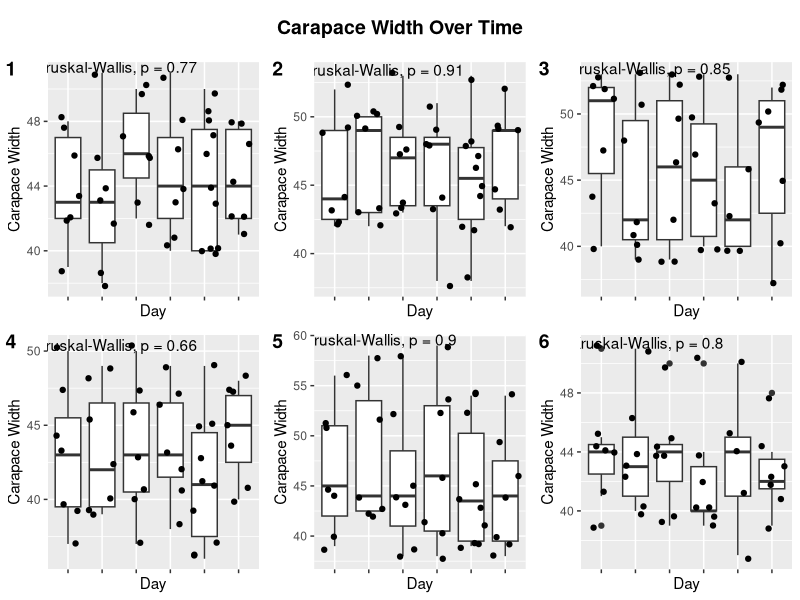
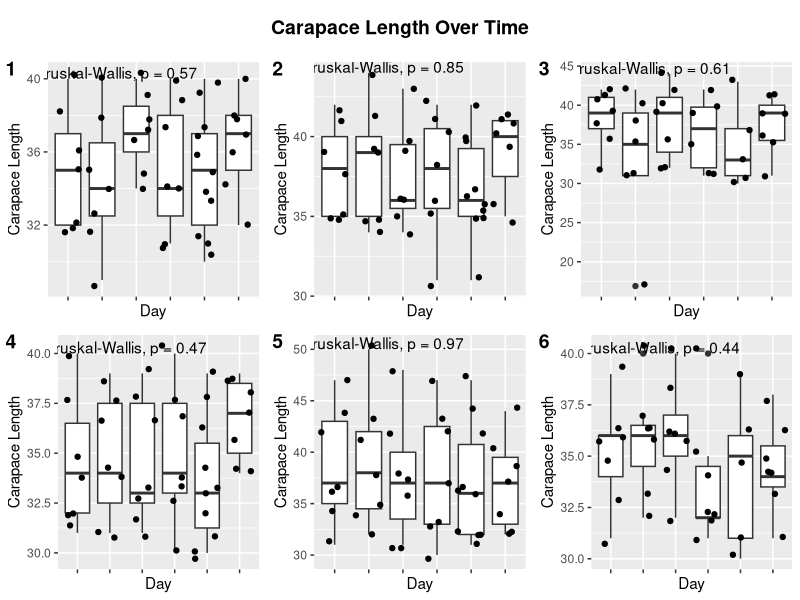
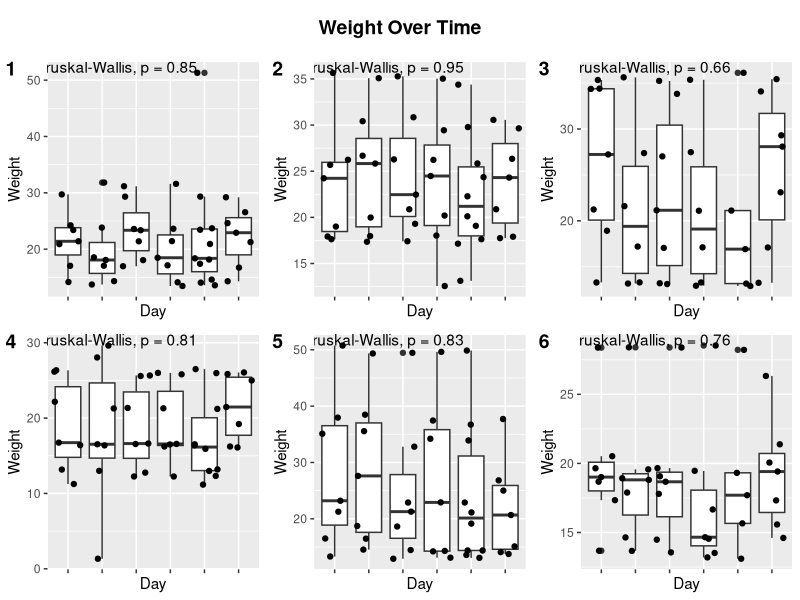
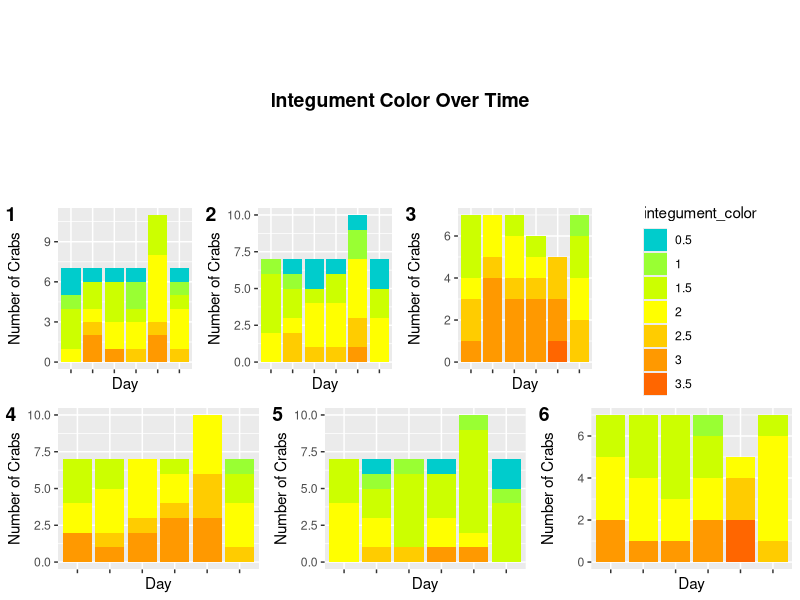

Source code (R) for these figures, in order:
## ---- chunk 1
knitr::opts_chunk$set(echo = TRUE)
knitr::opts_knit$set(root.dir = 'C:/Users/Sara/Documents/GitHub/green-crab-metabolomics/data/') #Set root directory
setwd("C:/Users/Sara/Documents/GitHub/green-crab-metabolomics/data/") #Set root directory
## ---- chunk 2
#install.packages("tidyverse")
#install.packages("RColorBrewer")
#install.packages("patchwork")
#install.packages("cowplot")
require(tidyverse)
require(RColorBrewer)
require(patchwork)
require(cowplot)
library(ggfortify)
library(ggplot2)
library(tidyverse)
library(ggpubr)
## ---- chunk 3
cw_data <- read.csv("carapace_width.csv")
cl_data <- read.csv("carapace_length.csv")
ig_data <- read.csv("integument_color.csv")
w_data <- read.csv("weight.csv")
## ---- chunk 4
cw_1 <- cw_data[c(1:7,43:49,85:91,127:133,169:175,210:220),c(1,2:3)]
cw_2 <- cw_data[c(8:14,50:56,92:98,134:140,176:182,221:230),c(1,2:3)]
cw_3 <- cw_data[c(15:21,57:63,99:105,141:147,183:188,231:235),c(1,2:3)]
cw_4 <- cw_data[c(22:28,64:70,106:112,148:154,189:195,236:245),c(1,2:3)]
cw_5 <- cw_data[c(29:35,71:77,113:119,155:161,196:202,246:255),c(1,2:3)]
cw_6 <- cw_data[c(36:42,78:84,120:126,162:168,203:209,256:260),c(1,2:3)]

cw1_bp <- ggplot(data = cw_1, aes(x=date, y=carapace.width)) + geom_boxplot() + geom_jitter() + stat_compare_means() + labs(y = "Carapace Width", x = "Day") 
cw2_bp <- ggplot(data = cw_2, aes(x=date, y=carapace.width)) + geom_boxplot() + geom_jitter() + stat_compare_means() + labs(y = "Carapace Width", x = "Day") 
cw3_bp <- ggplot(data = cw_3, aes(x=date, y=carapace.width)) + geom_boxplot() + geom_jitter() + stat_compare_means() + labs(y = "Carapace Width", x = "Day") 
cw4_bp <- ggplot(data = cw_4, aes(x=date, y=carapace.width)) + geom_boxplot() + geom_jitter() + stat_compare_means() + labs(y = "Carapace Width", x = "Day") 
cw5_bp <- ggplot(data = cw_5, aes(x=date, y=carapace.width)) + geom_boxplot() + geom_jitter() + stat_compare_means() + labs(y = "Carapace Width", x = "Day") 
cw6_bp <- ggplot(data = cw_6, aes(x=date, y=carapace.width)) + geom_boxplot() + geom_jitter() + stat_compare_means() + labs(y = "Carapace Width", x = "Day") 

p_cw <- plot_grid(cw1_bp + rremove("x.text"), cw2_bp + rremove("x.text"), cw3_bp + rremove("x.text"), cw4_bp + rremove("x.text"), cw5_bp + rremove("x.text"), cw6_bp + rremove("x.text"), labels = c("1","2","3","4","5","6"), ncol=3, nrow=2)
title_cw <- ggdraw() + draw_label("Carapace Width Over Time", fontface='bold')
plot_grid(title_cw, p_cw, ncol=1, rel_heights=c(0.1,1))

## ---- chunk 5
cl_1 <- cl_data[c(1:7,43:49,85:91,127:133,169:175,210:220),c(1,2:3)]
cl_2 <- cl_data[c(8:14,50:56,92:98,134:140,176:182,221:230),c(1,2:3)]
cl_3 <- cl_data[c(15:21,57:63,99:105,141:147,183:188,231:235),c(1,2:3)]
cl_4 <- cl_data[c(22:28,64:70,106:112,148:154,189:195,236:245),c(1,2:3)]
cl_5 <- cl_data[c(29:35,71:77,113:119,155:161,196:202,246:255),c(1,2:3)]
cl_6 <- cl_data[c(36:42,78:84,120:126,162:168,203:209,256:260),c(1,2:3)]

cl1_bp <- ggplot(data = cl_1, aes(x=date, y=carapace.length)) + geom_boxplot() + geom_jitter() + stat_compare_means() + labs(y = "Carapace Length", x = "Day") 
cl2_bp <- ggplot(data = cl_2, aes(x=date, y=carapace.length)) + geom_boxplot() + geom_jitter() + stat_compare_means() + labs(y = "Carapace Length", x = "Day") 
cl3_bp <- ggplot(data = cl_3, aes(x=date, y=carapace.length)) + geom_boxplot() + geom_jitter() + stat_compare_means() + labs(y = "Carapace Length", x = "Day") 
cl4_bp <- ggplot(data = cl_4, aes(x=date, y=carapace.length)) + geom_boxplot() + geom_jitter() + stat_compare_means() + labs(y = "Carapace Length", x = "Day") 
cl5_bp <- ggplot(data = cl_5, aes(x=date, y=carapace.length)) + geom_boxplot() + geom_jitter() + stat_compare_means() + labs(y = "Carapace Length", x = "Day") 
cl6_bp <- ggplot(data = cl_6, aes(x=date, y=carapace.length)) + geom_boxplot() + geom_jitter() + stat_compare_means() + labs(y = "Carapace Length", x = "Day") 

p_cl <- plot_grid(cl1_bp + rremove("x.text"), cl2_bp + rremove("x.text"), cl3_bp + rremove("x.text"), cl4_bp + rremove("x.text"), cl5_bp + rremove("x.text"), cl6_bp + rremove("x.text"), labels = c("1","2","3","4","5","6"), ncol=3, nrow=2)
title_cl <- ggdraw() + draw_label("Carapace Length Over Time", fontface='bold')
plot_grid(title_cl, p_cl, ncol=1, rel_heights=c(0.1,1))

## ---- chunk 6
w_1 <- w_data[c(1:7,43:49,85:91,127:133,169:175,210:220),c(1,2:3)]
w_2 <- w_data[c(8:14,50:56,92:98,134:140,176:182,221:230),c(1,2:3)]
w_3 <- w_data[c(15:21,57:63,99:105,141:147,183:188,231:235),c(1,2:3)]
w_4 <- w_data[c(22:28,64:70,106:112,148:154,189:195,236:245),c(1,2:3)]
w_5 <- w_data[c(29:35,71:77,113:119,155:161,196:202,246:255),c(1,2:3)]
w_6 <- w_data[c(36:42,78:84,120:126,162:168,203:209,256:260),c(1,2:3)]

w1_bp <- ggplot(data = w_1, aes(x=date, y=weight)) + geom_boxplot() + geom_jitter() + stat_compare_means() + labs(y = "Weight", x = "Day") 
w2_bp <- ggplot(data = w_2, aes(x=date, y=weight)) + geom_boxplot() + geom_jitter() + stat_compare_means() + labs(y = "Weight", x = "Day") 
w3_bp <- ggplot(data = w_3, aes(x=date, y=weight)) + geom_boxplot() + geom_jitter() + stat_compare_means() + labs(y = "Weight", x = "Day") 
w4_bp <- ggplot(data = w_4, aes(x=date, y=weight)) + geom_boxplot() + geom_jitter() + stat_compare_means() + labs(y = "Weight", x = "Day") 
w5_bp <- ggplot(data = w_5, aes(x=date, y=weight)) + geom_boxplot() + geom_jitter() + stat_compare_means() + labs(y = "Weight", x = "Day") 
w6_bp <- ggplot(data = w_6, aes(x=date, y=weight)) + geom_boxplot() + geom_jitter() + stat_compare_means() + labs(y = "Weight", x = "Day") 

title_w <- ggdraw() + draw_label("Weight Over Time", fontface='bold')
p_w <- plot_grid(w1_bp + rremove("x.text"), w2_bp + rremove("x.text"), w3_bp + rremove("x.text"), w4_bp + rremove("x.text"), w5_bp + rremove("x.text"), w6_bp + rremove("x.text"), labels = c("1","2","3","4","5","6"), ncol=3, nrow=2)
plot_grid(title_w, p_w, ncol=1, rel_heights=c(0.1,1))


## ---- chunk 7
ig_data$integument_color <- recode(ig_data$integument.color,"BG"="0.5","G"="1","YG"="1.5","Y"="2","YO"="2.5","O"="3","RO"="3.5")

ig_all <- ig_data[c(1:260),c(1,2,4)]

ig_1 <- ig_data[c(1:7,43:49,85:91,127:133,169:175,210:220),c(1,2,4)]
ig_2 <- ig_data[c(8:14,50:56,92:98,134:140,176:182,221:230),c(1,2,4)]
ig_3 <- ig_data[c(15:21,57:63,99:105,141:147,183:188,231:235),c(1,2,4)]
ig_4 <- ig_data[c(22:28,64:70,106:112,148:154,189:195,236:245),c(1,2,4)]
ig_5 <- ig_data[c(29:35,71:77,113:119,155:161,196:202,246:255),c(1,2,4)]
ig_6 <- ig_data[c(36:42,78:84,120:126,162:168,203:209,256:260),c(1,2,4)]

ig1_bp <- ggplot(data = ig_1, aes(x=date, fill = integument_color)) + scale_fill_manual(values = c("#00CCCC","#99FF33","#CCFF00","#FFFF00","#FFCC00","#FF9900","#FF6600")) + geom_bar() + theme(legend.position="none") + rremove("x.text") + labs(y = "Number of Crabs", x = "Day") 
ig2_bp <- ggplot(data = ig_2, aes(x=date, fill = integument_color)) + scale_fill_manual(values = c("#00CCCC","#99FF33","#CCFF00","#FFFF00","#FFCC00","#FF9900","#FF6600")) + geom_bar() + theme(legend.position="none") + rremove("x.text") + labs(y = "Number of Crabs", x = "Day") 
ig3_bp <- ggplot(data = ig_3, aes(x=date, fill = integument_color)) + scale_fill_manual(values = c("#99FF33","#CCFF00","#FFFF00","#FFCC00","#FF9900","#FF6600")) + geom_bar() + theme(legend.position="none") + rremove("x.text") + labs(y = "Number of Crabs", x = "Day") 
ig4_bp <- ggplot(data = ig_4, aes(x=date, fill = integument_color)) + scale_fill_manual(values = c("#99FF33","#CCFF00","#FFFF00","#FFCC00","#FF9900","#FF6600")) + geom_bar() + theme(legend.position="none") + rremove("x.text") + labs(y = "Number of Crabs", x = "Day") 
ig5_bp <- ggplot(data = ig_5, aes(x=date, fill = integument_color)) + scale_fill_manual(values = c("#00CCCC","#99FF33","#CCFF00","#FFFF00","#FFCC00","#FF9900","#FF6600")) + geom_bar() + theme(legend.position="none") + rremove("x.text") + labs(y = "Number of Crabs", x = "Day") 
ig6_bp <- ggplot(data = ig_6, aes(x=date, fill = integument_color)) + scale_fill_manual(values = c("#99FF33","#CCFF00","#FFFF00","#FFCC00","#FF9900","#FF6600")) + geom_bar() + theme(legend.position="none") + rremove("x.text") + labs(y = "Number of Crabs", x = "Day") 

ig_all_bp <- ggplot(data = ig_all, aes(x=date, fill = integument_color)) + scale_fill_manual(values = c("#00CCCC","#99FF33","#CCFF00","#FFFF00","#FFCC00","#FF9900","#FF6600")) + geom_bar() + labs(y = "Number of Crabs", x = "Day")
legend_ig <- get_legend(ig_all_bp)

title_ig <- ggdraw() + draw_label("Integument Color Over Time", fontface='bold')

ig_plots <- align_plots(ig1_bp, ig2_bp, ig3_bp, ig4_bp, ig5_bp, ig6_bp, align = 'v', axis = '1')
ig_top <- plot_grid(ig_plots[[1]], ig_plots[[2]], ig_plots[[3]], legend_ig, labels = c("1","2","3"), rel_widths = c(1, 1, 1, 1), nrow = 1)
ig_bottom <- plot_grid(ig_plots[[4]], ig_plots[[5]], ig_plots[[6]], labels = c("4","5","6"), rel_widths = c(1, 1, 1, 1), nrow = 1)
plot_grid(title_ig, ig_top, ig_bottom, ncol=1)


chi_1 <- chisq.test(ig_1$date,ig_1$integument_color)
chi_2 <- chisq.test(ig_2$date,ig_2$integument_color)
chi_3 <- chisq.test(ig_3$date,ig_3$integument_color)
chi_4 <- chisq.test(ig_4$date,ig_4$integument_color)
chi_5 <- chisq.test(ig_5$date,ig_5$integument_color)
chi_6 <- chisq.test(ig_6$date,ig_6$integument_color)

chi_1
chi_2
chi_3
chi_4
chi_5
chi_6
